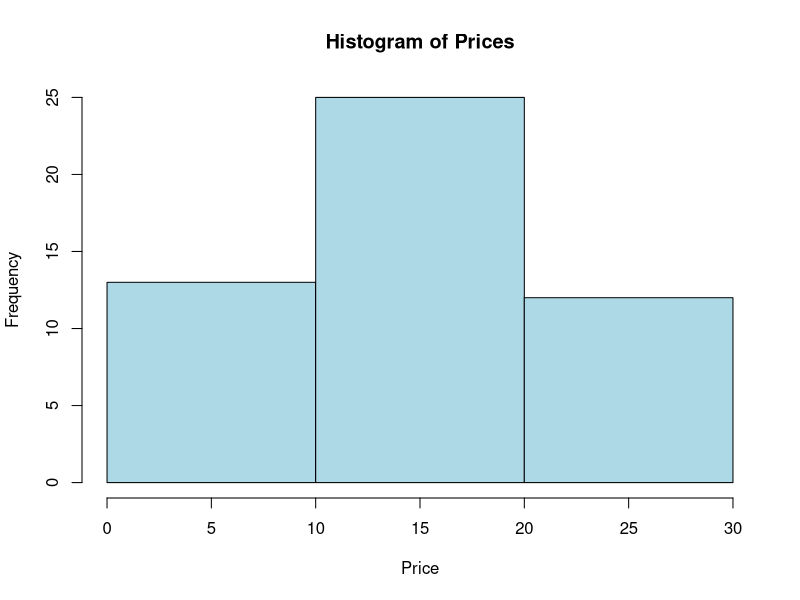

The R source for this figure:
# Prices data
prices <- c(1, 1, 5, 5, 5, 5, 5, 8, 8, 10, 10, 10, 10, 12, 14, 14, 14, 15, 15, 15, 15, 15, 15, 18, 18, 18, 18, 18, 18, 18, 18, 20, 20, 20, 20, 20, 20, 20, 21, 21, 21, 21, 25, 25, 25, 25, 25, 28, 28, 30)

# Equal-frequency partitioning with bin equal to 3
num_bins <- 3
bin_labels <- cut(prices, breaks = num_bins, labels = FALSE)

# Data smoothing using bin boundaries
bin_boundaries <- cut(prices, breaks = num_bins)
bin_boundaries_clean <- as.numeric(as.character(bin_boundaries))

# Plot histogram for frequency division
hist(prices, breaks = num_bins, main = "Histogram of Prices", xlab = "Price", col = "lightblue")
